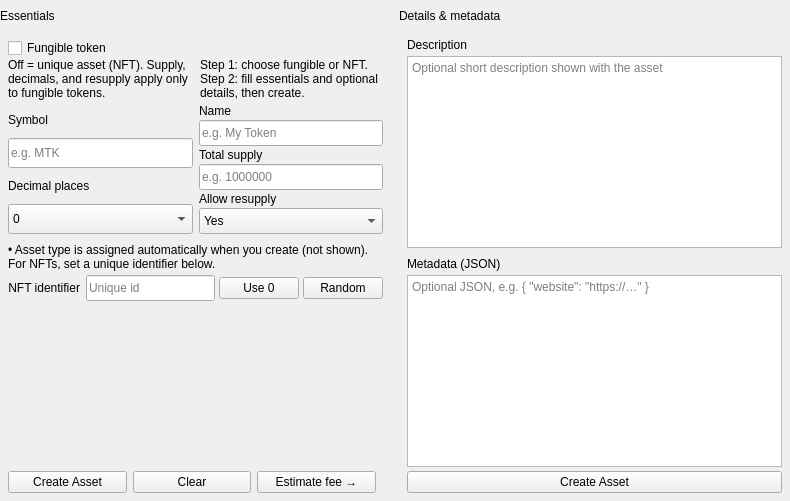
     <widget class="QWidget" name="pageCreateAsset">
      <layout class="QVBoxLayout" name="layoutCreateAsset">
       <property name="spacing"><number>0</number></property>
       <property name="leftMargin"><number>0</number></property>
       <property name="topMargin"><number>0</number></property>
       <property name="rightMargin"><number>0</number></property>
       <property name="bottomMargin"><number>0</number></property>
       <item>
        <layout class="QHBoxLayout" name="createCardsRow">
         <property name="spacing"><number>8</number></property>
         <property name="leftMargin"><number>0</number></property>
         <property name="topMargin"><number>0</number></property>
         <property name="rightMargin"><number>0</number></property>
         <property name="bottomMargin"><number>0</number></property>
         <item>
            <widget class="QFrame" name="frameCreateMainCard">
             <property name="frameShape"><enum>QFrame::NoFrame</enum></property>
             <property name="sizePolicy">
              <sizepolicy hsizetype="Expanding" vsizetype="MinimumExpanding">
               <horstretch>1</horstretch>
               <verstretch>1</verstretch>
              </sizepolicy>
             </property>
             <layout class="QVBoxLayout" name="createRoot">
              <property name="spacing"><number>0</number></property>
              <property name="leftMargin"><number>0</number></property>
              <property name="topMargin"><number>0</number></property>
              <property name="rightMargin"><number>0</number></property>
              <property name="bottomMargin"><number>0</number></property>
              <item>
               <widget class="QFrame" name="frameEssentialsBanner">
                <property name="frameShape"><enum>QFrame::NoFrame</enum></property>
                <property name="sizePolicy">
                 <sizepolicy hsizetype="Expanding" vsizetype="Fixed">
                  <horstretch>0</horstretch>
                  <verstretch>0</verstretch>
                 </sizepolicy>
                </property>
                <property name="minimumSize">
                 <size><width>0</width><height>32</height></size>
                </property>
                <property name="maximumSize">
                 <size><width>16777215</width><height>32</height></size>
                </property>
                <layout class="QHBoxLayout" name="layoutEssentialsBannerInner">
                 <property name="spacing"><number>0</number></property>
                 <property name="leftMargin"><number>0</number></property>
                 <property name="topMargin"><number>0</number></property>
                 <property name="rightMargin"><number>0</number></property>
                 <property name="bottomMargin"><number>0</number></property>
                 <item>
                  <widget class="QLabel" name="labelEssentials">
                   <property name="objectName"><string>essentialsBannerLabel</string></property>
                   <property name="text"><string>Essentials</string></property>
                  </widget>
                 </item>
                 <item>
                  <spacer name="spacerEssentialsBanner">
                   <property name="orientation"><enum>Qt::Horizontal</enum></property>
                  </spacer>
                 </item>
                </layout>
               </widget>
              </item>
              <item>
               <widget class="QFrame" name="frameCreateMainCardBody">
                <property name="frameShape"><enum>QFrame::NoFrame</enum></property>
                <property name="sizePolicy">
                 <sizepolicy hsizetype="Expanding" vsizetype="MinimumExpanding">
                  <horstretch>0</horstretch>
                  <verstretch>1</verstretch>
                 </sizepolicy>
                </property>
                <layout class="QVBoxLayout" name="createMainCardBodyLayout" stretch="0,0,0,0,0,1,0">
                 <property name="spacing"><number>4</number></property>
                 <property name="leftMargin"><number>8</number></property>
                 <property name="topMargin"><number>6</number></property>
                 <property name="rightMargin"><number>8</number></property>
                 <property name="bottomMargin"><number>8</number></property>
            <item>
             <layout class="QVBoxLayout" name="layoutFungibleBlock">
              <property name="spacing"><number>0</number></property>
              <item>
               <widget class="QCheckBox" name="chkFungible">
                <property name="text"><string>Fungible token</string></property>
               </widget>
              </item>
              <item>
               <layout class="QHBoxLayout" name="layoutFungibleHintsRow">
                <property name="spacing"><number>8</number></property>
                <property name="leftMargin"><number>0</number></property>
                <property name="topMargin"><number>0</number></property>
                <property name="rightMargin"><number>0</number></property>
                <property name="bottomMargin"><number>0</number></property>
                <item>
                 <widget class="QLabel" name="labelFungibleHint">
                  <property name="objectName"><string>createIntroHintLine</string></property>
                  <property name="text"><string>Off = unique asset (NFT). Supply, decimals, and resupply apply only to fungible tokens.</string></property>
                  <property name="wordWrap"><bool>true</bool></property>
                  <property name="alignment">
                   <set>Qt::AlignLeft|Qt::AlignTop</set>
                  </property>
                  <property name="sizePolicy">
                   <sizepolicy hsizetype="Expanding" vsizetype="Preferred">
                    <horstretch>1</horstretch>
                    <verstretch>0</verstretch>
                   </sizepolicy>
                  </property>
                 </widget>
                </item>
                <item>
                 <widget class="QLabel" name="labelCreateSubtitle">
                  <property name="objectName"><string>createSubTitle</string></property>
                  <property name="text"><string>Step 1: choose fungible or NFT. Step 2: fill essentials and optional details, then create.</string></property>
                  <property name="wordWrap"><bool>true</bool></property>
                  <property name="alignment">
                   <set>Qt::AlignLeft|Qt::AlignTop</set>
                  </property>
                  <property name="sizePolicy">
                   <sizepolicy hsizetype="Expanding" vsizetype="Preferred">
                    <horstretch>1</horstretch>
                    <verstretch>0</verstretch>
                   </sizepolicy>
                  </property>
                 </widget>
                </item>
               </layout>
              </item>
             </layout>
            </item>
            <item>
             <layout class="QHBoxLayout" name="layoutEssentialsColumns" stretch="1,1">
              <property name="spacing"><number>6</number></property>
              <item>
               <layout class="QVBoxLayout" name="layoutEssentialsColLeft">
                <property name="spacing"><number>2</number></property>
                <item>
                 <widget class="QLabel" name="labelSymbol">
                  <property name="objectName"><string>createCaption</string></property>
                  <property name="text"><string>Symbol</string></property>
                 </widget>
                </item>
                <item>
                 <widget class="QLineEdit" name="editSymbol">
                  <property name="placeholderText"><string>e.g. MTK</string></property>
                  <property name="sizePolicy">
                   <sizepolicy hsizetype="Expanding" vsizetype="Fixed">
                    <horstretch>1</horstretch>
                    <verstretch>0</verstretch>
                   </sizepolicy>
                  </property>
                  <property name="minimumSize">
                   <size><width>0</width><height>26</height></size>
                  </property>
                  <property name="maximumSize">
                   <size><width>16777215</width><height>30</height></size>
                  </property>
                 </widget>
                </item>
                <item>
                 <widget class="QLabel" name="labelPrecision">
                  <property name="objectName"><string>createCaption</string></property>
                  <property name="text"><string>Decimal places</string></property>
                 </widget>
                </item>
                <item>
                 <widget class="QComboBox" name="comboPrecision">
                  <property name="sizePolicy">
                   <sizepolicy hsizetype="Expanding" vsizetype="Fixed">
                    <horstretch>1</horstretch>
                    <verstretch>0</verstretch>
                   </sizepolicy>
                  </property>
                  <property name="minimumSize">
                   <size><width>0</width><height>26</height></size>
                  </property>
                  <property name="maximumSize">
                   <size><width>16777215</width><height>30</height></size>
                  </property>
                  <item><property name="text"><string>0</string></property></item>
                  <item><property name="text"><string>1</string></property></item>
                  <item><property name="text"><string>2</string></property></item>
                  <item><property name="text"><string>3</string></property></item>
                  <item><property name="text"><string>4</string></property></item>
                  <item><property name="text"><string>5</string></property></item>
                  <item><property name="text"><string>6</string></property></item>
                  <item><property name="text"><string>7</string></property></item>
                  <item><property name="text"><string>8</string></property></item>
                 </widget>
                </item>
               </layout>
              </item>
              <item>
               <layout class="QVBoxLayout" name="layoutEssentialsColRight">
                <property name="spacing"><number>2</number></property>
                <item>
                 <widget class="QLabel" name="labelName">
                  <property name="objectName"><string>createCaption</string></property>
                  <property name="text"><string>Name</string></property>
                 </widget>
                </item>
                <item>
                 <widget class="QLineEdit" name="editName">
                  <property name="placeholderText"><string>e.g. My Token</string></property>
                  <property name="sizePolicy">
                   <sizepolicy hsizetype="Expanding" vsizetype="Fixed">
                    <horstretch>1</horstretch>
                    <verstretch>0</verstretch>
                   </sizepolicy>
                  </property>
                  <property name="minimumSize">
                   <size><width>0</width><height>26</height></size>
                  </property>
                  <property name="maximumSize">
                   <size><width>16777215</width><height>30</height></size>
                  </property>
                 </widget>
                </item>
                <item>
                 <widget class="QLabel" name="labelSupply">
                  <property name="objectName"><string>createCaption</string></property>
                  <property name="text"><string>Total supply</string></property>
                 </widget>
                </item>
                <item>
                 <widget class="QLineEdit" name="editSupply">
                  <property name="placeholderText"><string>e.g. 1000000</string></property>
                  <property name="sizePolicy">
                   <sizepolicy hsizetype="Expanding" vsizetype="Fixed">
                    <horstretch>1</horstretch>
                    <verstretch>0</verstretch>
                   </sizepolicy>
                  </property>
                  <property name="minimumSize">
                   <size><width>0</width><height>26</height></size>
                  </property>
                  <property name="maximumSize">
                   <size><width>16777215</width><height>30</height></size>
                  </property>
                 </widget>
                </item>
                <item>
                 <widget class="QLabel" name="labelResupply">
                  <property name="objectName"><string>createCaption</string></property>
                  <property name="text"><string>Allow resupply</string></property>
                 </widget>
                </item>
                <item>
                 <widget class="QComboBox" name="comboResupply">
                  <property name="sizePolicy">
                   <sizepolicy hsizetype="Expanding" vsizetype="Fixed">
                    <horstretch>1</horstretch>
                    <verstretch>0</verstretch>
                   </sizepolicy>
                  </property>
                  <property name="minimumSize">
                   <size><width>0</width><height>26</height></size>
                  </property>
                  <property name="maximumSize">
                   <size><width>16777215</width><height>30</height></size>
                  </property>
                  <item><property name="text"><string>Yes</string></property></item>
                  <item><property name="text"><string>No</string></property></item>
                 </widget>
                </item>
               </layout>
              </item>
             </layout>
            </item>
            <item>
             <widget class="QFrame" name="lineEssentialsSep">
              <property name="frameShape"><enum>QFrame::NoFrame</enum></property>
              <property name="sizePolicy">
               <sizepolicy hsizetype="Expanding" vsizetype="Fixed">
                <horstretch>0</horstretch>
                <verstretch>0</verstretch>
               </sizepolicy>
              </property>
              <property name="minimumSize">
               <size><width>0</width><height>1</height></size>
              </property>
              <property name="maximumSize">
               <size><width>16777215</width><height>1</height></size>
              </property>
             </widget>
            </item>
            <item>
             <widget class="QLabel" name="labelCreateHint">
              <property name="objectName"><string>createAssetTypeHint</string></property>
              <property name="text"><string>• Asset type is assigned automatically when you create (not shown). For NFTs, set a unique identifier below.</string></property>
              <property name="wordWrap"><bool>true</bool></property>
             </widget>
            </item>

            <item>
             <layout class="QGridLayout" name="gridIdentifier">
              <property name="horizontalSpacing"><number>6</number></property>
              <property name="verticalSpacing"><number>4</number></property>
              <property name="leftMargin"><number>0</number></property>
              <property name="topMargin"><number>0</number></property>
              <property name="rightMargin"><number>0</number></property>
              <property name="bottomMargin"><number>0</number></property>
              <item row="0" column="0">
               <widget class="QLabel" name="labelIdentifier">
                <property name="objectName"><string>createCaption</string></property>
                <property name="text"><string>NFT identifier</string></property>
                <property name="alignment">
                 <set>Qt::AlignRight|Qt::AlignVCenter</set>
                </property>
               </widget>
              </item>
              <item row="0" column="1">
               <layout class="QHBoxLayout" name="layoutIdentifierRow">
                <property name="spacing"><number>4</number></property>
                <item>
                 <widget class="QLineEdit" name="editIdentifier">
                  <property name="placeholderText"><string>Unique id</string></property>
                  <property name="sizePolicy">
                   <sizepolicy hsizetype="Expanding" vsizetype="Fixed">
                    <horstretch>1</horstretch>
                    <verstretch>0</verstretch>
                   </sizepolicy>
                  </property>
                  <property name="minimumSize">
                   <size><width>0</width><height>26</height></size>
                  </property>
                  <property name="maximumSize">
                   <size><width>16777215</width><height>30</height></size>
                  </property>
                 </widget>
                </item>
                <item>
                 <widget class="QPushButton" name="btnAutoId">
                  <property name="text"><string>Use 0</string></property>
                  <property name="sizePolicy">
                   <sizepolicy hsizetype="Fixed" vsizetype="Fixed">
                    <horstretch>0</horstretch>
                    <verstretch>0</verstretch>
                   </sizepolicy>
                  </property>
                 </widget>
                </item>
                <item>
                 <widget class="QPushButton" name="btnGenerateId">
                  <property name="text"><string>Random</string></property>
                  <property name="sizePolicy">
                   <sizepolicy hsizetype="Fixed" vsizetype="Fixed">
                    <horstretch>0</horstretch>
                    <verstretch>0</verstretch>
                   </sizepolicy>
                  </property>
                 </widget>
                </item>
               </layout>
              </item>
             </layout>
            </item>

            <item>
             <spacer name="spacerEssentialsBeforeButtons">
              <property name="orientation">
               <enum>Qt::Vertical</enum>
              </property>
              <property name="sizeType">
               <enum>QSizePolicy::Expanding</enum>
              </property>
              <property name="sizeHint" stdset="0">
               <size>
                <width>0</width>
                <height>0</height>
               </size>
              </property>
             </spacer>
            </item>

            <item>
             <layout class="QHBoxLayout" name="layoutCreateButtons">
              <property name="spacing"><number>6</number></property>
              <property name="leftMargin"><number>0</number></property>
              <property name="topMargin"><number>2</number></property>
              <property name="rightMargin"><number>0</number></property>
              <property name="bottomMargin"><number>0</number></property>
              <item>
               <widget class="QPushButton" name="btnDoCreate">
                <property name="text"><string>Create Asset</string></property>
               </widget>
              </item>
              <item>
               <widget class="QPushButton" name="btnClear">
                <property name="text"><string>Clear</string></property>
               </widget>
              </item>
              <item>
               <widget class="QPushButton" name="btnEstimate">
                <property name="text"><string>Estimate fee →</string></property>
               </widget>
              </item>
              <item>
               <spacer name="createActionsSpacer">
                <property name="orientation"><enum>Qt::Horizontal</enum></property>
               </spacer>
              </item>
             </layout>
            </item>
                </layout>
               </widget>
              </item>
             </layout>
            </widget>
         </item>
         <item>
          <widget class="QFrame" name="frameCreateDetailsCard">
           <property name="frameShape"><enum>QFrame::NoFrame</enum></property>
           <property name="sizePolicy">
            <sizepolicy hsizetype="Expanding" vsizetype="MinimumExpanding">
             <horstretch>1</horstretch>
             <verstretch>1</verstretch>
            </sizepolicy>
           </property>
           <layout class="QVBoxLayout" name="createDetailsRoot">
            <property name="spacing"><number>0</number></property>
            <property name="leftMargin"><number>0</number></property>
            <property name="topMargin"><number>0</number></property>
            <property name="rightMargin"><number>0</number></property>
            <property name="bottomMargin"><number>0</number></property>
            <item>
             <widget class="QFrame" name="frameDetailsBanner">
              <property name="frameShape"><enum>QFrame::NoFrame</enum></property>
              <property name="sizePolicy">
               <sizepolicy hsizetype="Expanding" vsizetype="Fixed">
                <horstretch>0</horstretch>
                <verstretch>0</verstretch>
               </sizepolicy>
              </property>
              <property name="minimumSize">
               <size><width>0</width><height>32</height></size>
              </property>
              <property name="maximumSize">
               <size><width>16777215</width><height>32</height></size>
              </property>
              <layout class="QHBoxLayout" name="layoutDetailsBannerInner">
               <property name="spacing"><number>0</number></property>
               <property name="leftMargin"><number>0</number></property>
               <property name="topMargin"><number>0</number></property>
               <property name="rightMargin"><number>0</number></property>
               <property name="bottomMargin"><number>0</number></property>
               <item>
                <widget class="QLabel" name="labelDetailsBannerTitle">
                 <property name="objectName"><string>detailsBannerLabel</string></property>
                 <property name="text"><string>Details &amp; metadata</string></property>
                </widget>
               </item>
               <item>
                <spacer name="spacerDetailsBanner">
                 <property name="orientation"><enum>Qt::Horizontal</enum></property>
                </spacer>
               </item>
              </layout>
             </widget>
            </item>
            <item>
             <widget class="QFrame" name="frameCreateDetailsBody">
              <property name="frameShape"><enum>QFrame::NoFrame</enum></property>
              <property name="sizePolicy">
               <sizepolicy hsizetype="Preferred" vsizetype="MinimumExpanding">
                <horstretch>0</horstretch>
                <verstretch>1</verstretch>
               </sizepolicy>
              </property>
              <layout class="QVBoxLayout" name="rightCardLayout" stretch="0,1,0,0,1,0">
               <property name="spacing"><number>4</number></property>
               <property name="leftMargin"><number>8</number></property>
               <property name="topMargin"><number>6</number></property>
               <property name="rightMargin"><number>8</number></property>
               <property name="bottomMargin"><number>8</number></property>

               <item>
                <widget class="QLabel" name="labelDescription">
                 <property name="objectName"><string>createCaption</string></property>
                 <property name="text"><string>Description</string></property>
                </widget>
               </item>
               <item>
                <widget class="QTextEdit" name="editDescription">
                 <property name="placeholderText"><string>Optional short description shown with the asset</string></property>
                 <property name="sizePolicy">
                  <sizepolicy hsizetype="Expanding" vsizetype="Expanding">
                   <horstretch>1</horstretch>
                   <verstretch>1</verstretch>
                  </sizepolicy>
                 </property>
                 <property name="minimumSize">
                  <size><width>0</width><height>72</height></size>
                 </property>
                </widget>
               </item>
               <item>
                <widget class="QFrame" name="lineDetailsSep">
                 <property name="frameShape"><enum>QFrame::NoFrame</enum></property>
                 <property name="sizePolicy">
                  <sizepolicy hsizetype="Expanding" vsizetype="Fixed">
                   <horstretch>0</horstretch>
                   <verstretch>0</verstretch>
                  </sizepolicy>
                 </property>
                 <property name="minimumSize">
                  <size><width>0</width><height>1</height></size>
                 </property>
                 <property name="maximumSize">
                  <size><width>16777215</width><height>1</height></size>
                 </property>
                </widget>
               </item>
               <item>
                <widget class="QLabel" name="labelMetadata">
                 <property name="objectName"><string>createCaption</string></property>
                 <property name="text"><string>Metadata (JSON)</string></property>
                </widget>
               </item>
               <item>
                <widget class="QTextEdit" name="editMetadata">
                 <property name="placeholderText"><string>Optional JSON, e.g. { &quot;website&quot;: &quot;https://…&quot; }</string></property>
                 <property name="sizePolicy">
                  <sizepolicy hsizetype="Expanding" vsizetype="Expanding">
                   <horstretch>1</horstretch>
                   <verstretch>1</verstretch>
                  </sizepolicy>
                 </property>
                 <property name="minimumSize">
                  <size><width>0</width><height>80</height></size>
                 </property>
                </widget>
               </item>
               <item>
                <widget class="QPushButton" name="btnDoCreateWide">
                 <property name="text"><string>Create Asset</string></property>
                 <property name="sizePolicy">
                  <sizepolicy hsizetype="Expanding" vsizetype="Fixed">
                   <horstretch>0</horstretch>
                   <verstretch>0</verstretch>
                  </sizepolicy>
                 </property>
                </widget>
               </item>
              </layout>
             </widget>
            </item>
           </layout>
          </widget>
         </item>
        </layout>
       </item>
      </layout>
     </widget>
